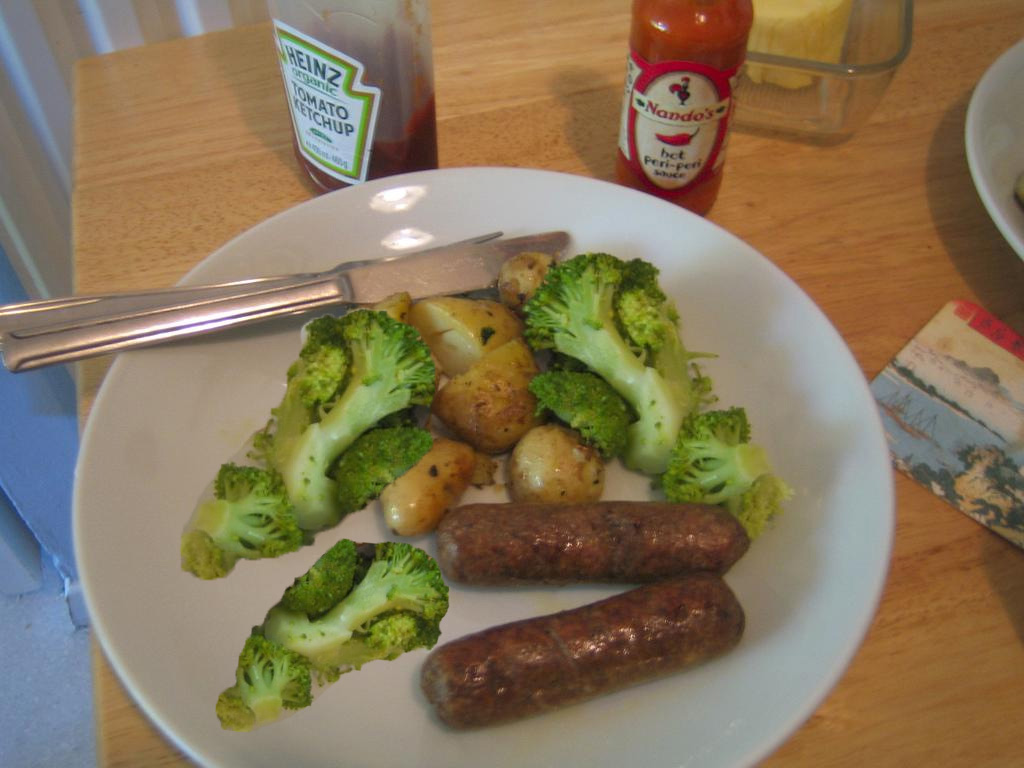
%> input picture MATLAB Program/demo.jpg, 1024 x 768 px
$ octave main_method_2.m   (GNU Octave 9; MATLAB toolbox functions it lacks are replaced by stand-ins)
%> lines starting %> are read from the running program, lines starting %| are printed output that depends on the picture
### MATLAB Program/newmatch.m
% num = match(image1, image2)
%
% This function reads two images, finds their SIFT features, and
%   displays lines connecting the matched keypoints.  A match is accepted
%   only if its distance is less than distRatio times the distance to the
%   second closest match.
% It returns the number of matches displayed.
%
% Example: match('scene.pgm','book.pgm');

function [im, num, match, loc] = newmatch(image)
RGB = imread(image);
RGB=imresize(RGB,1024/size(RGB,1));
[~,size2,ColorChannel] = size(RGB);
if ColorChannel > 1
    YCBCR = rgb2ycbcr(RGB);
    imwrite(YCBCR(:,:,1),'test1.jpg');
end
image='test1.jpg';
% Find SIFT keypoints for each image
[im, des1, loc1] = sift(image);
%% 画关键点
% [30 lines of commented-out code are left out]
distRatio = 0.6;

% For each descriptor in the first image, select its match to second image.
%% 寻找匹配对
dest = des1';                          % Precompute matrix transpose
i=1;
n=size(des1,1);
dotprods = des1(i,:) * dest(:,2:n);
[vals,indx] = sort(acos(dotprods));
if (vals(1) < distRatio * vals(2))
    if indx(1)>=i
         indx(1)=indx(1)+1;
    end
   match1(i) = indx(1);
else
   match1(i) = 0;
end
for i = 2 : n-1
dotprods = des1(i,:) * [dest(:,1:i-1) dest(:,i+1:n)];        % Computes vector of dot products
  [vals,indx] = sort(acos(dotprods));  % Take inverse cosine and sort results

   % Check if nearest neighbor has angle less than distRatio times 2nd.
   if (vals(1) < distRatio * vals(2))
       if(indx(1)>=i)
           indx(1)=indx(1)+1;
       end
      match1(i) = indx(1);
   else
      match1(i) = 0;
   end
end
i=n;
dotprods = des1(i,:) * dest(:,1:n-1);
[vals,indx] = sort(acos(dotprods));
if (vals(1) < distRatio * vals(2))
   match1(i) = indx(1);
else
   match1(i) = 0;
end
loc=loc1;
%% 整理匹配对矩阵
match=[1:n;match1];
match=match';
num=sum(match1 > 0);
i=1;
while i<num+1
    if(match(i,2)==0)
        match(i,:)=[];
    else
        i=i+1;
    end
end %所有的匹配对
match=match(1:num,:);
i=1;
while i<num  %去除重复匹配对
    j=i+1;
    while j<num+1
        if((match(i,1)==match(j,2))&&(match(i,2)==match(j,1)))
            match(j,:)=[];
            num=num-1;
            j=j-1;
        end
        j=j+1;
    end
    i=i+1;
end
%% 匹配结果绘图
% [14 lines of commented-out code are left out]

### MATLAB Program/sift.m
% [image, descriptors, locs] = sift(imageFile)
%
% This function reads an image and returns its SIFT keypoints.
%   Input parameters:
%     imageFile: the file name for the image.
%
%   Returned:
%     image: the image array in double format
%     descriptors: a K-by-128 matrix, where each row gives an invariant
%         descriptor for one of the K keypoints.  The descriptor is a vector
%         of 128 values normalized to unit length.
%     locs: K-by-4 matrix, in which each row has the 4 values for a
%         keypoint location (row, column, scale, orientation).  The
%         orientation is in the range [-PI, PI] radians.
%
% Credits: Thanks for initial version of this program to D. Alvaro and
%          J.J. Guerrero, Universidad de Zaragoza (modified by D. Lowe)


function [image, descriptors, locs] = sift(imageFile)

% Load image
image = imread(imageFile);

% If you have the Image Processing Toolbox, you can uncomment the following
%   lines to allow input of color images, which will be converted to grayscale.
% if isrgb(image)
%    image = rgb2gray(image);
% end

[rows, cols] = size(image);

% Convert into PGM imagefile, readable by "keypoints" executable
f = fopen('tmp.pgm', 'w');
if f == -1
    error('Could not create file tmp.pgm.');
end
fprintf(f, 'P5\n%d\n%d\n255\n', cols, rows);
fwrite(f, image', 'uint8');
fclose(f);

% Call keypoints executable
if isunix
    command = '!./sift ';
else
    command = '!siftWin32 ';
end
command = [command ' <tmp.pgm >tmp.key'];
eval(command);%找到关键点

% Open tmp.key and check its header
g = fopen('tmp.key', 'r');
if g == -1
    error('Could not open file tmp.key.');
end
[header, count] = fscanf(g, '%d %d', [1 2]);
if count ~= 2
    error('Invalid keypoint file beginning.');
end
num = header(1);
len = header(2);
if len ~= 128
    error('Keypoint descriptor length invalid (should be 128).');
end

% Creates the two output matrices (use known size for efficiency)
locs = double(zeros(num, 4));
descriptors = double(zeros(num, 128));

% Parse tmp.key
for i = 1:num
    [vector, count] = fscanf(g, '%f %f %f %f', [1 4]); %row col scale ori
    if count ~= 4
        error('Invalid keypoint file format');
    end
    locs(i, :) = vector(1, :);

    [descrip, count] = fscanf(g, '%d', [1 len]);
    if (count ~= 128)
        error('Invalid keypoint file value.');
    end
    % Normalize each input vector to unit length
    descrip = descrip / sqrt(sum(descrip.^2));%归一化？
    descriptors(i, :) = descrip(1, :);
end
fclose(g);

### MATLAB Program/region_m2.m
function [im11] = region_m2(image)
tstart = tic;
[im, match_r, loc] = remove_m2(image);
match=match_r;
num=size(match,1);
k=400;%周围距离的平方
l=3;%最小匹配对
% r=[];
% r1=[];
r0=[];
im1=zeros(size(im));
while num>5
    count=0;
        [r1,r0,im1]=reg1(match,loc,r0,k,l,count,image,im1);%迭代定位篡改区域
        match([r1,r0],:)=[];
        if num==size(match,1)
            num=0;
        else
            num=size(match,1);
        end
end
im11=im1;
im11=(im11>0);
%% 结果显示
% [8 lines of commented-out code are left out]

tproc = toc(tstart);
tps = datestr(datenum(0,0,0,0,0,tproc),'HH:MM:SS');
fprintf('\nComputational time: %s\n', tps);
end

% [134 lines left out: functions reg1, reg2, not called in this run]

### MATLAB Program/remove_m2.m
function [im,match_r,loc] = remove_m2(image)
[im,num,match,loc] = newmatch(image);
k=400;
l=2;
i=1;
while i<num  %去除接近匹配对，重复匹配对
    if (loc(match(i,1),1)-loc(match(i,2),1))^2+(loc(match(i,1),2)-loc(match(i,2),2))^2<10
        match(i,:)=[];
        num=num-1;
        continue;
    end
    j=i+1;
    while j<num+1
        if((loc(match(i,1),1)==loc(match(j,1),1))&&(loc(match(i,1),2)==loc(match(j,1),2)) ...
            &&(loc(match(i,2),1)==loc(match(j,2),1))&&(loc(match(i,2),2)==loc(match(j,2),2)))
            match(j,:)=[];
            num=num-1;
            j=j-1;
        end
        j=j+1;
    end
    i=i+1;
end
i=1;
while i<num+1
    if(match(i,2)==0)
        match(i,:)=[];
    else
        i=i+1;
    end
end %所有的匹配对
match=match(1:num,:);
r=[];

for i=1:num
    count=0;
    if i==1
        r1=match(i,:);
        for j=2:num
            d1=(loc(match(i,1),1)-loc(match(j,1),1))^2+(loc(match(i,1),2)-loc(match(j,1),2))^2;%
            d2=(loc(match(i,2),1)-loc(match(j,2),1))^2+(loc(match(i,2),2)-loc(match(j,2),2))^2;%
            d3=(loc(match(i,1),1)-loc(match(j,2),1))^2+(loc(match(i,1),2)-loc(match(j,2),2))^2;%
            d4=(loc(match(i,2),1)-loc(match(j,1),1))^2+(loc(match(i,2),2)-loc(match(j,1),2))^2;%
            if ((d1<k)&&(d2<k)) ||((d3<k)&&(d4<k))
                count=count+1;
                r1=[r1 match(j,:)];
            end
        end
        if count<l
            r=[r;i];
        end
    else
    r2=[];
    r2=match(i,:);
    for j=[1:i-1 i+1:num]
        d1=(loc(match(i,1),1)-loc(match(j,1),1))^2+(loc(match(i,1),2)-loc(match(j,1),2))^2;%
        d2=(loc(match(i,2),1)-loc(match(j,2),1))^2+(loc(match(i,2),2)-loc(match(j,2),2))^2;%
        d3=(loc(match(i,1),1)-loc(match(j,2),1))^2+(loc(match(i,1),2)-loc(match(j,2),2))^2;%
        d4=(loc(match(i,2),1)-loc(match(j,1),1))^2+(loc(match(i,2),2)-loc(match(j,1),2))^2;%
        if ((d1<k)&&(d2<k)) ||((d3<k)&&(d4<k))
            count=count+1;
            r2=[r2; match(j,:)];
        end
    end
    if count<l
        r=[r;i];
    end
    end
end
match_r=match;
match_r(r,:)=[];
%% 显示范围内匹配对
% [9 lines of commented-out code are left out]

end

### MATLAB Program/main_method_2.m
im_file = 'demo.jpg';
RGB = imread(im_file);
%> RGB is the input picture: size 768x1024x3 uint8; mean R, G, B 134.9, 117.5, 89.1
imwrite([RGB(:,:,:) fliplr(RGB(:,:,:))],'test.jpg');%构建双倍对称图像并保存
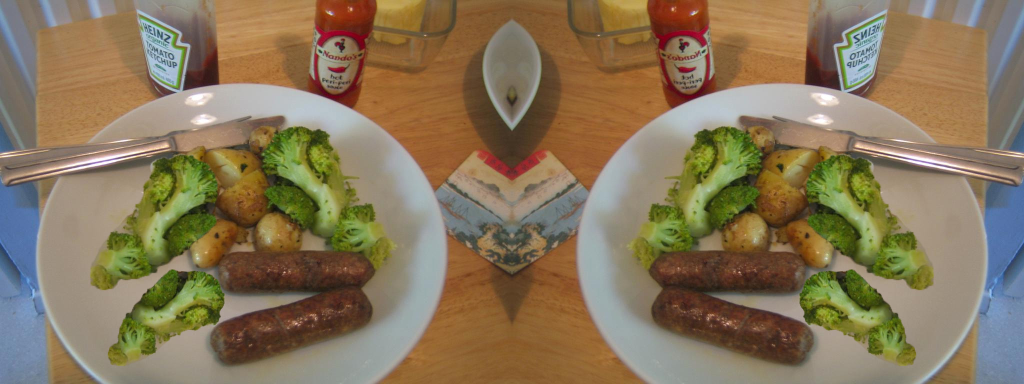
%> saved as test.jpg: size 768x2048x3 uint8 (shown at 1/2 size); mean R, G, B 134.9, 117.5, 89.1
image='test.jpg';
map = region_m2(image);%对双倍对称图像进行CM检测
%> in newmatch, `YCBCR = rgb2ycbcr(RGB);`: YCBCR: size 1024x2731x3 uint8; mean of channels 1, 2, 3 118.6, 112.9, 137.7
%> in newmatch, `imwrite(YCBCR(:,:,1),'test1.jpg');`:
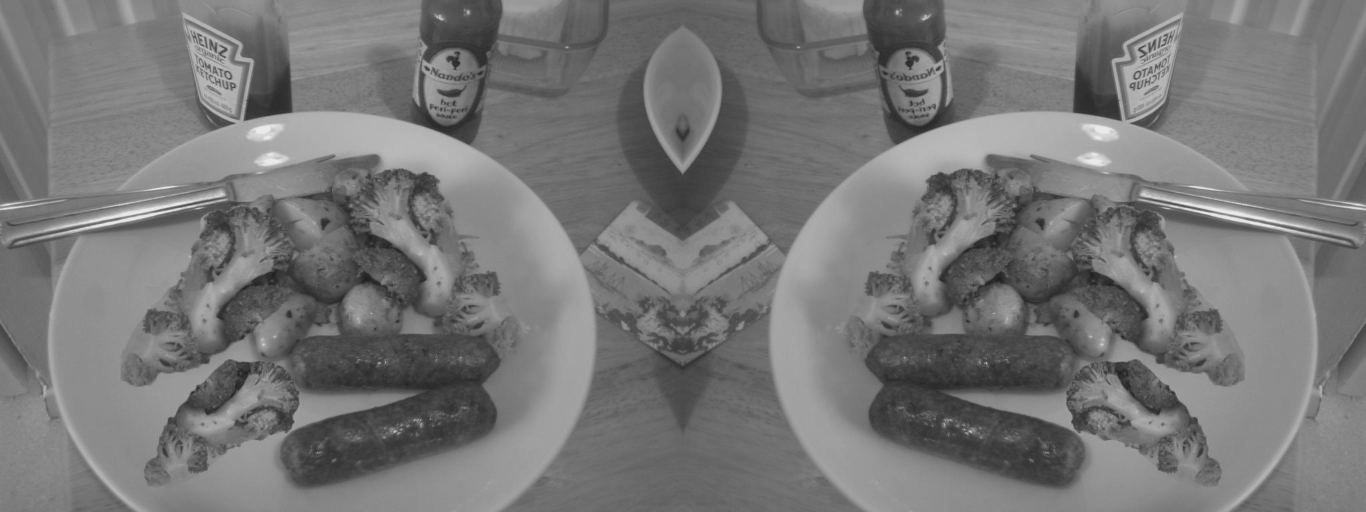
%> saved as test1.jpg: size 1024x2731 uint8 (shown at 1/2 size); min 28, max 235, mean 118.6
%> the run ends on the next line
